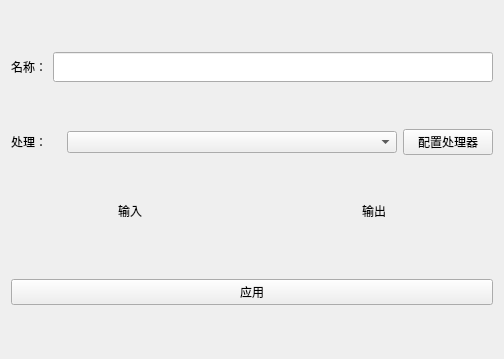
<?xml version="1.0" encoding="UTF-8"?>
<ui version="4.0">
 <class>NodeSettingsDialog</class>
 <widget class="QWidget" name="NodeSettingsDialog">
  <property name="geometry">
   <rect>
    <x>0</x>
    <y>0</y>
    <width>504</width>
    <height>359</height>
   </rect>
  </property>
  <property name="windowTitle">
   <string>Form</string>
  </property>
  <layout class="QVBoxLayout" name="verticalLayout">
   <item>
    <layout class="QHBoxLayout" name="horizontalLayout">
     <property name="sizeConstraint">
      <enum>QLayout::SizeConstraint::SetMinimumSize</enum>
     </property>
     <item>
      <widget class="QLabel" name="label">
       <property name="maximumSize">
        <size>
         <width>50</width>
         <height>30</height>
        </size>
       </property>
       <property name="text">
        <string>名称：</string>
       </property>
      </widget>
     </item>
     <item>
      <widget class="QLineEdit" name="Name">
       <property name="maximumSize">
        <size>
         <width>16777215</width>
         <height>30</height>
        </size>
       </property>
      </widget>
     </item>
    </layout>
   </item>
   <item>
    <layout class="QHBoxLayout" name="horizontalLayout_3">
     <property name="sizeConstraint">
      <enum>QLayout::SizeConstraint::SetMinimumSize</enum>
     </property>
     <item>
      <widget class="QLabel" name="label_4">
       <property name="maximumSize">
        <size>
         <width>50</width>
         <height>30</height>
        </size>
       </property>
       <property name="text">
        <string>处理：</string>
       </property>
      </widget>
     </item>
     <item>
      <widget class="QComboBox" name="Processer"/>
     </item>
     <item>
      <widget class="QPushButton" name="setProcesser">
       <property name="maximumSize">
        <size>
         <width>90</width>
         <height>16777215</height>
        </size>
       </property>
       <property name="text">
        <string>配置处理器</string>
       </property>
      </widget>
     </item>
    </layout>
   </item>
   <item>
    <layout class="QHBoxLayout" name="horizontalLayout_2">
     <item>
      <layout class="QVBoxLayout" name="Inputs">
       <item>
        <widget class="QLabel" name="label_2">
         <property name="maximumSize">
          <size>
           <width>16777215</width>
           <height>30</height>
          </size>
         </property>
         <property name="text">
          <string>输入</string>
         </property>
         <property name="alignment">
          <set>Qt::AlignmentFlag::AlignHCenter|Qt::AlignmentFlag::AlignTop</set>
         </property>
        </widget>
       </item>
      </layout>
     </item>
     <item>
      <layout class="QVBoxLayout" name="Outputs">
       <item>
        <widget class="QLabel" name="label_3">
         <property name="maximumSize">
          <size>
           <width>16777215</width>
           <height>30</height>
          </size>
         </property>
         <property name="text">
          <string>输出</string>
         </property>
         <property name="alignment">
          <set>Qt::AlignmentFlag::AlignHCenter|Qt::AlignmentFlag::AlignTop</set>
         </property>
        </widget>
       </item>
      </layout>
     </item>
    </layout>
   </item>
   <item>
    <widget class="QPushButton" name="apply">
     <property name="text">
      <string>应用</string>
     </property>
    </widget>
   </item>
  </layout>
 </widget>
 <resources/>
 <connections>
  <connection>
   <sender>Name</sender>
   <signal>returnPressed()</signal>
   <receiver>apply</receiver>
   <slot>animateClick()</slot>
   <hints>
    <hint type="sourcelabel">
     <x>342</x>
     <y>55</y>
    </hint>
    <hint type="destinationlabel">
     <x>313</x>
     <y>330</y>
    </hint>
   </hints>
  </connection>
 </connections>
</ui>
